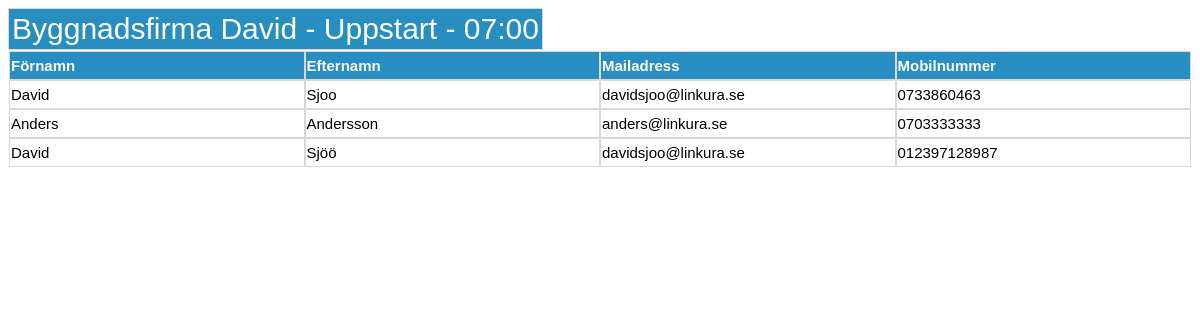
Page /booking_app/1/1/3/bokningar/ on the committed database.
### booking_app/models.py (models this page shows, shortened)
class Customer(models.Model):
	customer_name = models.CharField(max_length=50)

class Visit(models.Model):
	customer = models.ForeignKey(Customer)
	visit_name = models.CharField(max_length=50)
	visit_date = models.DateTimeField('Date')

class Time(models.Model):
	visit = models.ForeignKey(Visit)
	datetime = models.DateTimeField('Date and time')
	capacity = models.IntegerField(default=1)
	location = models.CharField(max_length=50)
	description = models.TextField()
	class Meta:
		ordering = ['datetime']

class Booking(models.Model):
	time = models.ForeignKey(Time)
	client_firstname = models.CharField(max_length=50)
	client_lastname = models.CharField(max_length=50)
	client_mail = models.EmailField(max_length=100)
	client_phone = models.CharField(max_length=50)

### booking_app/views.py (the view)
# urls.py: url(r'^(?P<customer_id>\d+)/(?P<visit_id>\d+)/(?P<time_id>\d+)/bokningar/$', views.bokningar, name='bokningar'),
def bokningar(request, customer_id, visit_id, time_id):
    visit = get_object_or_404(Visit, pk=visit_id)
    customer = get_object_or_404(Customer, pk=customer_id)
    time = get_object_or_404(Time, pk=time_id)
    return render(request, 'booking_app/bokningar.html', {'visit': visit, 'customer': customer, 'time': time})

### booking_app/templates/booking_app/bokningar.html
<html>
{% load staticfiles %}
<link rel="stylesheet" type="text/css" href="{% static 'booking_app/style.css' %}" />
<head></head>
<body>
<div id="rubrik">{{customer.customer_name}} - {{visit.visit_name}} - {{time.datetime|time:"H:i"}} </div>
<br />
<table>
	<tr>
		<th>Förnamn</th>
		<th>Efternamn</th>
		<th>Mailadress</th>
		<th>Mobilnummer</th>
	</tr>
	{% for booking in time.booking_set.all %}
    <tr>
		<td>{{booking.client_firstname}}</td>
		<td>{{booking.client_lastname}}</td>
        <td>{{booking.client_mail}}</td>
        <td>{{booking.client_phone}}</td>
    </tr>
	{% endfor %}
</table>
</body>
</html>

### booking_app/static/booking_app/style.css (style rules this page uses)
body { color: black; font : 15px "Verdana", sans-serif; }
div { width:1000px; float:left; font-size: 15px; font-family: "Arial"; }
#rubrik { font-size: 30px; color: white; float: center; background: #288dc0; width: auto; border: 1px solid; border-color: #D8D8D8; padding: 3px; }
table { table-layout: fixed; width: 100%; font-size: 15px; font-family: "Arial"; }
th,td { margin: 0; text-align: left; border-collapse: collapse; outline: 1px solid #D8D8D8; }
td { padding: 5px 1px; }
th { background: #288dc0; color: white; padding: 5px 1px; }

### rows in the picture
Customer: customer_name "Byggnadsfirma David"
Visit: visit_name "Uppstart"
Time: datetime "07:00"
Booking: client_firstname "David", client_lastname "Sjoo", client_mail "davidsjoo@linkura.se", client_phone "0733860463"
Booking: client_firstname "Anders", client_lastname "Andersson", client_mail "anders@linkura.se", client_phone "0703333333"
Booking: client_firstname "David", client_lastname "Sjöö", client_mail "davidsjoo@linkura.se", client_phone "012397128987"
